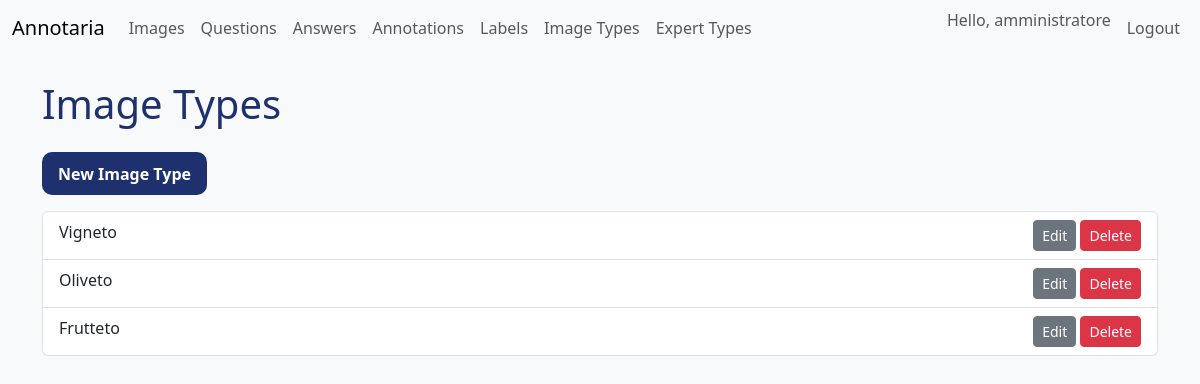
Page /ui/image-types (signed in) on the committed database.
### models.py (models this page shows)
class User(Base):
    __tablename__ = "users"
    id = Column(Integer, primary_key=True, index=True)
    username = Column(String, unique=True, index=True, nullable=False)
    hashed_password = Column(String, nullable=False)
    role = Column(String, nullable=False, default="Esperto")
    answers = relationship("Answer", back_populates="user")
    annotations = relationship("Annotation", back_populates="user")
    expert_types = relationship(
        "ExpertType", secondary=user_expert_types, back_populates="users"
    )

class ImageType(Base):
    __tablename__ = "image_types"
    id = Column(Integer, primary_key=True, index=True)
    name = Column(String, unique=True, nullable=False)
    images = relationship("Image", back_populates="image_type")
    questions = relationship(
        "Question", secondary=question_image_types, back_populates="image_types"
    )

### routers/ui.py (the view)
@router.get(
    "/image-types",
    response_class=HTMLResponse,
)
def list_image_types(
    request: Request,
    user: UserModel = Depends(require_admin),
    db: Session = Depends(get_db),
):
    types = db.query(ImageTypeModel).all()
    return templates.TemplateResponse(
        "image_types.html", {"request": request, "types": types, "user": user}
    )

### templates/image_types.html
{% extends "base.html" %}
{% block content %}
<h1>Image Types</h1>
<a href="/ui/image-types/create" class="btn btn-primary mb-3">New Image Type</a>
<ul class="list-group">
{% for t in types %}
<li class="list-group-item d-flex justify-content-between">
    {{ t.name }}
    <span>
        <a href="/ui/image-types/{{ t.id }}/edit" class="btn btn-sm btn-secondary">Edit</a>
        <form method="post" action="/ui/image-types/{{ t.id }}/delete" class="d-inline">
            <button type="submit" class="btn btn-sm btn-danger">Delete</button>
        </form>
    </span>
</li>
{% endfor %}
</ul>
{% endblock %}

### templates/base.html (shortened to what this page needs)
<!DOCTYPE html>
<html lang="en">
<head>
    <link href="https://cdn.jsdelivr.net/npm/bootstrap@5.3.0/dist/css/bootstrap.min.css" rel="stylesheet">
    <link rel="stylesheet" href="/static/css/style.css">
</head>
<body>
<nav class="navbar navbar-expand-lg navbar-light bg-light mb-4">
    <div class="container-fluid">
        <a class="navbar-brand" href="/ui">Annotaria</a>
        <div class="collapse navbar-collapse">
            <ul class="navbar-nav me-auto mb-2 mb-lg-0">
                <li class="nav-item"><a class="nav-link" href="/ui/images">Images</a></li>
                {% if user and user.role == 'Amministratore' %}
                <li class="nav-item"><a class="nav-link" href="/ui/questions">Questions</a></li>
                <li class="nav-item"><a class="nav-link" href="/ui/answers">Answers</a></li>
                <li class="nav-item"><a class="nav-link" href="/ui/annotations">Annotations</a></li>
                <li class="nav-item"><a class="nav-link" href="/ui/labels">Labels</a></li>
                <li class="nav-item"><a class="nav-link" href="/ui/image-types">Image Types</a></li>
                <li class="nav-item"><a class="nav-link" href="/ui/expert-types">Expert Types</a></li>
                {% elif user and user.role == 'Esperto' %}
                <li class="nav-item"><a class="nav-link" href="/ui/my-expert-types">My Expert Types</a></li>
                {% endif %}
            </ul>
            <ul class="navbar-nav ms-auto mb-2 mb-lg-0">
                {% if user %}
                <li class="nav-item">
                    <span class="navbar-text me-2">Hello, {{ user.username }}</span>
                </li>
                <li class="nav-item">
                    <form action="/ui/logout" method="post" class="d-inline">
                        <button type="submit" class="btn btn-link nav-link">Logout</button>
                    </form>
                </li>
                {% else %}
                <li class="nav-item"><a class="nav-link" href="/ui/login">Login</a></li>
                <li class="nav-item"><a class="nav-link" href="/ui/register">Register</a></li>
                {% endif %}
            </ul>
        </div>
    </div>
</nav>
<div class="container">
{% block content %}{% endblock %}
</div>
</body>
</html>

### static/css/style.css (style rules this page uses)
body { font-family: 'Segoe UI', sans-serif; background-color: #f8f9fa; }
h1, h2, h3 { color: #1f306e; margin-bottom: 1.5rem; }
.btn-primary, .btn-submit { border-radius: 10px; background-color: #1f306e; border: none; padding: 0.6rem 1rem; color: white; font-weight: bold; font-size: 1rem; }

### rows in the picture
User: username "amministratore"
ImageType: name "Vigneto"
ImageType: name "Oliveto"
ImageType: name "Frutteto"
